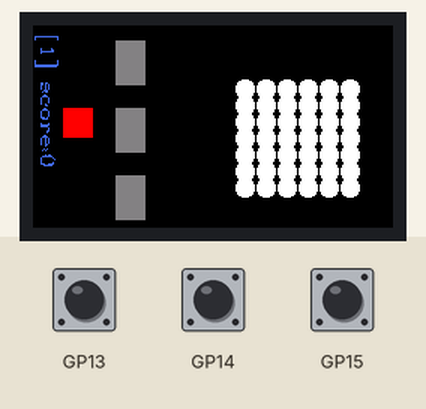
A program run on a simulated Raspberry Pi Pico running MicroPython. Shown: 240×135 colour display. The inputs (shaded band) are chosen by the test bench.

Above: at 3.2 s.
3.3 s: button B pressed for 0.15 s
At 3.88 s:
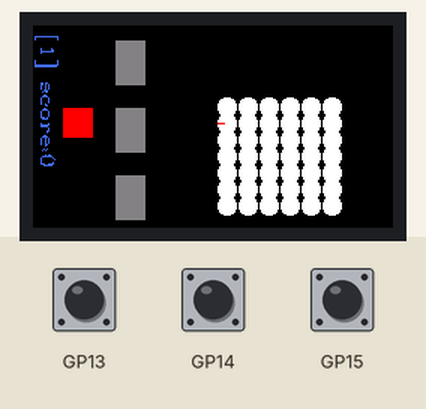
4.0 s: button B pressed for 0.15 s
At 4.81 s:
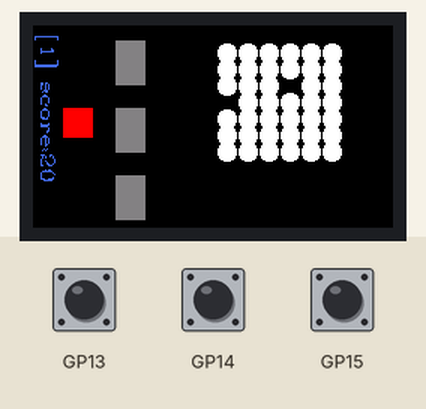
Timing chart, 0 to 7.0 s (numbered marks = the images above; inputs shaded):
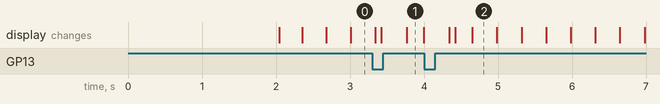

The program:

main.py
```python
import random
from time import sleep
from pimoroni import Button
from picographics import PicoGraphics
from picographics import DISPLAY_PICO_DISPLAY
from picographics import PEN_P8

display = PicoGraphics(display=DISPLAY_PICO_DISPLAY, pen_type = PEN_P8, rotate = 180)
display.set_backlight(0.85)
display.set_font("serif")

buttonB = Button(13) # Fire button
right = Button(14) # Right button
left = Button(15) # Left button

white = display.create_pen(255, 255, 255)
black = display.create_pen(0, 0, 0)
blue = display.create_pen(65, 105, 225)
grey = display.create_pen(128, 128, 128)
purple = display.create_pen(255, 0, 255)
yellow = display.create_pen(255, 255, 0)
green = display.create_pen(0, 255, 0)
red = display.create_pen(255, 0, 0)

width, height = display.get_bounds()

# Initialise variables
cirles = ""
circles = []
wall = ""
shooter = ""

spritex = 5
spritey = 5
circlecountx = 6
circlecounty = 7
circlesSpacingx = 9
circlesSpacingy = 6
addY = 12 # Pixels of movement sideways, per turn on cirles (make faster when difficulty is higher)

loopCount = 0
score = 0
difficulty = 1
shooterPos = 40
middleOfShooter = 25
shotX = 250
shotY = shooterPos + middleOfShooter
shooterSpeed = 4


class Circles(object):

    def __init__(self, type, x, y):
        self.visible = True
        self.type = type
        self.x = x
        self.y = y
        self.origx = x
        self.origy = y

def create_circle(type, x, y):
    circle = Circles(type, x, y)
    return circle

def define_circles():
    type = "circles"
    for x in range (1, circlecountx + 1):
        for y in range (1, circlecounty + 1):
            xval = 210 - ((x * (spritex + circlesSpacingx)) - spritex)
            yval = (y * (spritey + circlesSpacingy)) - spritey
            circles.append(create_circle(type, xval, yval))

# Setting circles back to original position
def reset_circles(visibility):
    x = 1
    y = 1
    for c in circles:
        if visibility:
            c.visible = True
        c.x = c.origx
        c.y = c.origy

def draw_circle(circle_type, pen, x, y):
    cur_x = x
    cur_y = y
    new_x = x + 10;
    new_y = y + 0;
    display.set_pen(black)
    display.circle(cur_x, cur_y, 6) #x, y and radius
    display.set_pen(pen)
    display.circle(new_x, new_y, 6) #x, y and radius

def draw_shooter(shooter_type, pen, x, y):
    cur_x = x
    cur_y = y
    new_x = x
    new_y = y+15;
    display.set_pen(black)
    display.rectangle(cur_x, cur_y, 20, 20)
    display.set_pen(pen)
    display.rectangle(new_x, new_y, 20, 20)

# Creating the walls at the bottom of the display
def walls(wall_type, pen, x, y):
    display.set_pen(pen)
    display.rectangle(x, y, 20, 30)

def clear():
    display.set_pen(black)
    display.clear()
    display.update()

# Clearing display
clear()
sleep(1)
clear()
sleep(1)

# Creating the circles
define_circles()

# Main game loop
while True:
    loopCount = loopCount + 1

    display.set_pen(black)
    display.clear()

    if loopCount > 16 - difficulty:
        dropdown = False
        # Rest loop
        loopCount = 0
        for c in circles:
            # Check if we need to move circles
            if c.visible == True:
                if c.y + addY > 125 or c.y + addY < 1: # Checking if there are any circles at the edge of the screen
                    if c.x - 3 < 90:                   # If circles are at the bottom, reset their position to the top
                        reset_circles(False)
                        dropdown = False
                    dropdown = True
        # Moving the circles down if they reach the top
        if dropdown == True:
            addY = addY * - 1
            for c in circles:
                c.x = c.x - 12 # Number of pixels to move them down by
        else:
            for c in circles:
                c.y = c.y + addY

    if left.read():
        if shooterPos > -15:
            shooterPos = shooterPos - 3  # Number of pixels to move left

    if right.read():
        if shooterPos < 98:
            shooterPos = shooterPos + 3  # Number of pixels to move right
    shotX = shotX + shooterSpeed
    foundVisible = False


    # Loop through all cicles and detect if they have been hit
    for c in circles:
        if shotX >= c.x and c.visible == True:
            # TODO: may need to change based on config of cicles
            if shotX - 4 <= c.x + 8:
                if shotY > c.y:
                    if shotY <= c.y + 10:
                        c.visible = False
                        score = score + 10
                        # Reset the shot
                        shotX = 250
                        shotY = shooterPos + middleOfShooter

        if c.visible == True:
            foundVisible = True
            draw_circle(circles, white, c.x, c.y)

    if shotX > 240:
        if buttonB.read():
            shotX = 40
            shotY = shooterPos + middleOfShooter
        else:
            shotX = 250

    # Once all of the circles have gone, increase difficulty level and rest the circles
    if foundVisible == False:
            if difficulty < 10:
                difficulty = difficulty + 1
            reset_circles(True)

    # Drawing the red block
    draw_shooter(shooter, red, 20, int(shooterPos))

    # Drawing the shot: length of 5
    display.line(shotX, shotY, shotX - 5, shotY)

    # Creating the walls
    walls(wall, grey, 55, 10)
    walls(wall, grey, 55, 55)
    walls(wall, grey, 55, 100)

    # Showing the scoring on the display
    display.set_pen(blue)
    display.text("["+str(difficulty)+"] score:"+str(score), 8, 5, angle=90, scale=0.5)

    # Colours change once the circles have been cleared
    if difficulty == 1:
        invader_colour = white
    elif difficulty == 2:
        invader_colour = green
    elif difficulty == 3:
        invader_colour = purple
    else:
        invader_colour = white

    display.update()
    sleep(0.001)
```
